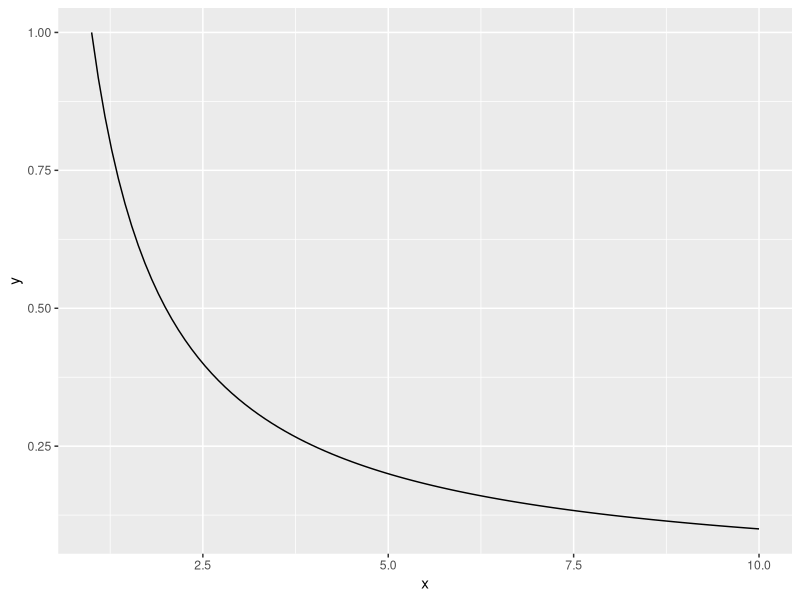

Source code (R):
library(ggplot2)

x <- 1:10

df<-data.frame(x)

ggplot(data = df) +
       aes(x) +
       stat_function(fun=function(x) 1/x)
